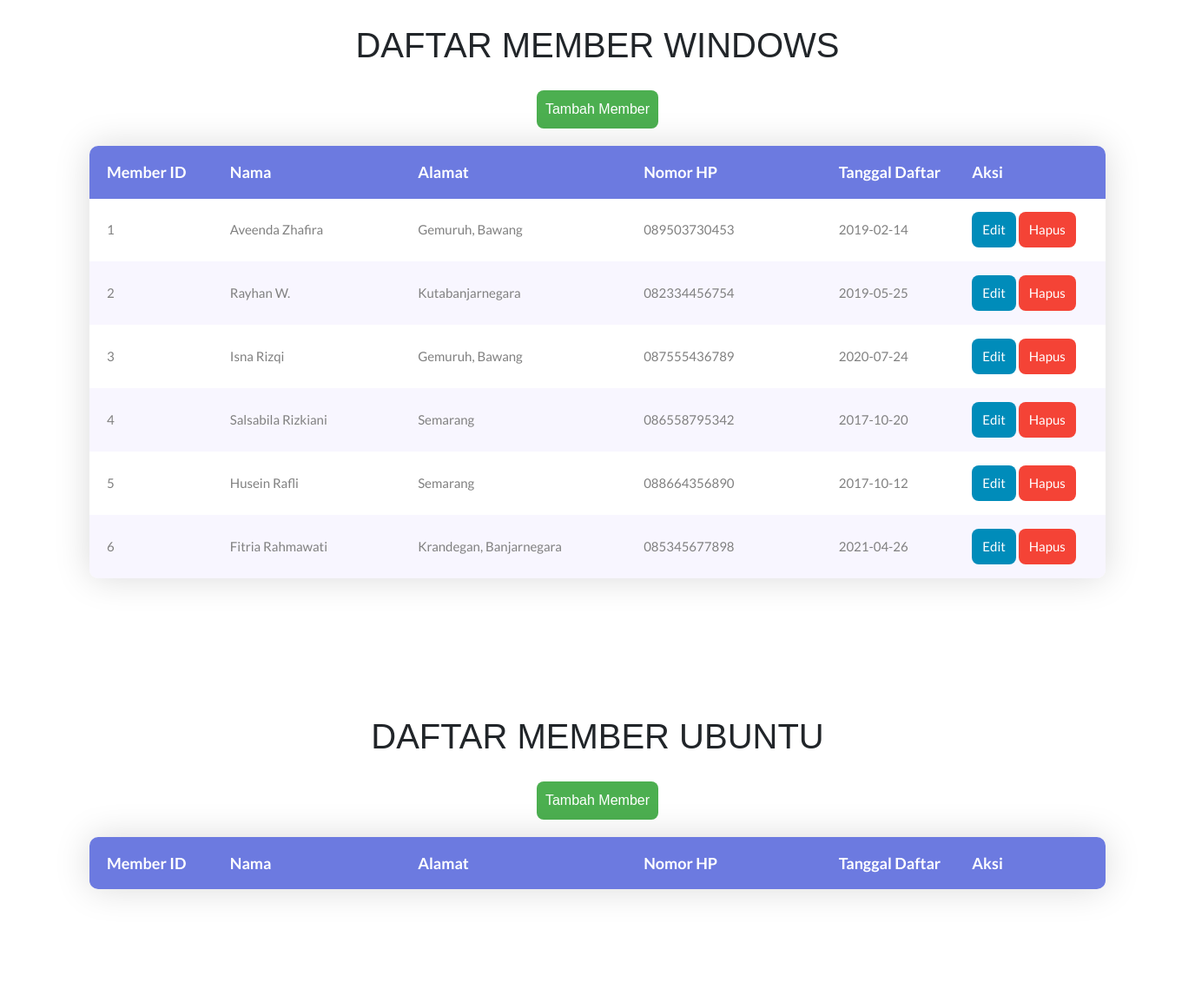
Page /get_member.php on the committed database.
### tables this page shows
CREATE TABLE `member` (
  `member_id` int(5) NOT NULL,
  `nama` varchar(20) NOT NULL,
  `alamat` varchar(35) NOT NULL,
  `no_hp` varchar(13) NOT NULL,
  `tgl_daftar` date NOT NULL
);

### get_member.php (the view, shortened to what this page needs)
<!doctype html>
<html lang="en">
    <head>
        <link rel="stylesheet" type="text/css" href="vendor/bootstrap/css/bootstrap.min.css">
        <link rel="stylesheet" type="text/css" href="member/fonts/font-awesome-4.7.0/css/font-awesome.min.css">
        <link rel="stylesheet" type="text/css" href="vendor/animate/animate.css">
        <link rel="stylesheet" type="text/css" href="vendor/select2/select2.min.css">
        <link rel="stylesheet" type="text/css" href="vendor/perfect-scrollbar/perfect-scrollbar.css">
        <link rel="stylesheet" type="text/css" href="member/css/util.css">
        <link rel="stylesheet" type="text/css" href="member/css/main.css">
    </head>
    <body>
<h1 style="text-align:center;padding: 30px;"> DAFTAR MEMBER WINDOWS </h1>
        <div style="text-align:center;">
            <a href="form_member.php">
                <button type="button"
                    style="
                        background-color: #4CAF50;
                        border: none;
                        color: white;
                        border-radius: 8px;
                        padding: 10px 10px;
                    "> Tambah Member
                </button>
            </a>
        </div>
        <div class="limiter">
            <div class="container-table100">
                <div class="wrap-table100">
                    <div class="table100 ver1 m-b-110">
                        <div class="table100-head">
                            <table>
                                <thead>
                                    <tr class="row100 head">
                                        <th class="cell100 column1" style="width: 12%;"> Member ID </th>
                                        <th class="cell100 column2" style="width: 20%;"> Nama </th>
                                        <th class="cell100 column3"> Alamat </th>
                                        <th class="cell100 column4"> Nomor HP </th>
                                        <th class="cell100 column5"> Tanggal Daftar </th>
                                        <th class="cell100 column5"> Aksi </th>
                                    </tr>
                                </thead>
                            </table>
					    </div>
                        <div class="table100-body js-pscroll">
						    <table>
                                <tbody>
                                    <?php
                                        require_once "config_wd.php";
                                        $sql = "SELECT * FROM member";
                                        if($result = mysqli_query($mysqli, $sql)){
                                            if(mysqli_num_rows($result) > 0){
                                                while($row = mysqli_fetch_array($result)){
                                                    echo "
                                                    <tr class='row100 body'>
                                                        <td class='cell100 column1' style='width: 12%;'>" . $row['member_id'] . "</td>
                                                        <td class='cell100 column2' style='width: 20%;'>" . $row['nama'] . "</td>
                                                        <td class='cell100 column3'>" . $row['alamat'] . "</td>
                                                        <td class='cell100 column4'>" . $row['no_hp'] . "</td>
                                                        <td class='cell100 column5'>" . $row['tgl_daftar'] . "</td>
                                                        <td class='cell100 column5'>
                                                            <a href='form_update.php?member_id=$row[member_id]'>
                                                                <button type='button'
                                                                    style='
                                                                        background-color: #008CBA;
                                                                        border: none;
                                                                        color: white;
                                                                        border-radius: 8px;
                                                                        padding: 10px 12px;
                                                                    '> Edit
                                                                </button>
                                                            </a>
                                                            <a href='delete_member.php?member_id=$row[member_id]'>
                                                                <button type='button'
                                                                    style='
                                                                        background-color: #f44336;
                                                                        border: none;
                                                                        color: white;
                                                                        border-radius: 8px;
                                                                        padding: 10px 12px;
                                                                    '>Hapus
                                                                </button>
                                                            </a>
                                                        </td>
                                                    </tr>
                                                    ";
                                                }
                                            }
                                        }
                                    ?>
                                </tbody>
                            </table>
                        </div>
                    </div>
                </div>
            </div>
        </div>
        <h1 style="text-align:center;padding: 30px;"> DAFTAR MEMBER UBUNTU </h1>
        <div style="text-align:center;">
            <a href="form_member.php">
                <button type="button"
                    style="
                        background-color: #4CAF50;
                        border: none;
                        color: white;
                        border-radius: 8px;
                        padding: 10px 10px;
                    "> Tambah Member
                </button>
            </a>
        </div>
        <div class="limiter">
            <div class="container-table100">
                <div class="wrap-table100">
                    <div class="table100 ver1 m-b-110">
                        <div class="table100-head">
                            <table>
                                <thead>
                                    <tr class="row100 head">
                                        <th class="cell100 column1" style="width: 12%;"> Member ID </th>
                                        <th class="cell100 column2" style="width: 20%;"> Nama </th>
                                        <th class="cell100 column3"> Alamat </th>
                                        <th class="cell100 column4"> Nomor HP </th>
                                        <th class="cell100 column5"> Tanggal Daftar </th>
                                        <th class="cell100 column5"> Aksi </th>
                                    </tr>
                                </thead>
                            </table>
					    </div>
                    </div>
                </div>
            </div>
        </div>
    </body>
</html>

### member/css/main.css (style rules this page uses)
* { margin: 0px; padding: 0px; box-sizing: border-box; }
body, html { height: 100%; font-family: sans-serif; }
a { margin: 0px; transition: all 0.4s; -webkit-transition: all 0.4s; -o-transition: all 0.4s; -moz-transition: all 0.4s; }
h1,h2,h3,h4,h5,h6 { margin: 0px; }
button { outline: 1px; border: 1px; background: #fa4251; }
.js-pscroll { position: relative; overflow: hidden; }
.limiter { width: 1366px; margin: 0 auto; }
.container-table100 { background: #fff; display: -webkit-box; display: -webkit-flex; display: -moz-box; display: -ms-flexbox; display: flex; align-items: center; justify-content: center; flex-wrap: wrap; padding: 20px 20px; }
.wrap-table100 { width: 1170px; }
.table100 { background-color: #fff; }
table { width: 100%; }
th, td { font-weight: unset; padding-right: 10px; }
.column1 { width: 13%; padding-left: 20px; }
.column2 { width: 33%; padding-left: 20px; }
.column3 { width: 22%; }
.column4 { width: 19%; }
.column5 { width: 13%; }
.table100-head th { padding-top: 18px; padding-bottom: 18px; }
.table100-body td { padding-top: 16px; padding-bottom: 16px; }
.table100 { position: relative; padding-top: 60px; }
.table100-head { position: absolute; width: 100%; top: 0; left: 0; }
.table100-body { max-height: 585px; overflow: auto; }
.table100.ver1 th { font-family: Lato-Bold; font-size: 18px; color: #fff; line-height: 1.4; background-color: #6c7ae0; }
.table100.ver1 td { font-family: Lato-Regular; font-size: 15px; color: #808080; line-height: 1.4; }
.table100.ver1 .table100-body tr:nth-child(even) { background-color: #f8f6ff; }
.table100.ver1 { border-radius: 10px; overflow: hidden; box-shadow: 0 0px 40px 0px rgba(0, 0, 0, 0.15); -moz-box-shadow: 0 0px 40px 0px rgba(0, 0, 0, 0.15); -webkit-box-shadow: 0 0px 40px 0px rgba(0, 0, 0, 0.15); -o-box-shadow: 0 0px 40px 0px rgba(0, 0, 0, 0.15); -ms-box-shadow: 0 0px 40px 0px rgba(0, 0, 0, 0.15); }

### rows in the picture
member: member_id "1", nama "Aveenda Zhafira", alamat "Gemuruh, Bawang", no_hp "089503730453", tgl_daftar "2019-02-14"
member: member_id "2", nama "Rayhan W.", alamat "Kutabanjarnegara", no_hp "082334456754", tgl_daftar "2019-05-25"
member: member_id "3", nama "Isna Rizqi", alamat "Gemuruh, Bawang", no_hp "087555436789", tgl_daftar "2020-07-24"
member: member_id "4", nama "Salsabila Rizkiani", alamat "Semarang", no_hp "086558795342", tgl_daftar "2017-10-20"
member: member_id "5", nama "Husein Rafli", alamat "Semarang", no_hp "088664356890", tgl_daftar "2017-10-12"
member: member_id "6", nama "Fitria Rahmawati", alamat "Krandegan, Banjarnegara", no_hp "085345677898", tgl_daftar "2021-04-26"
